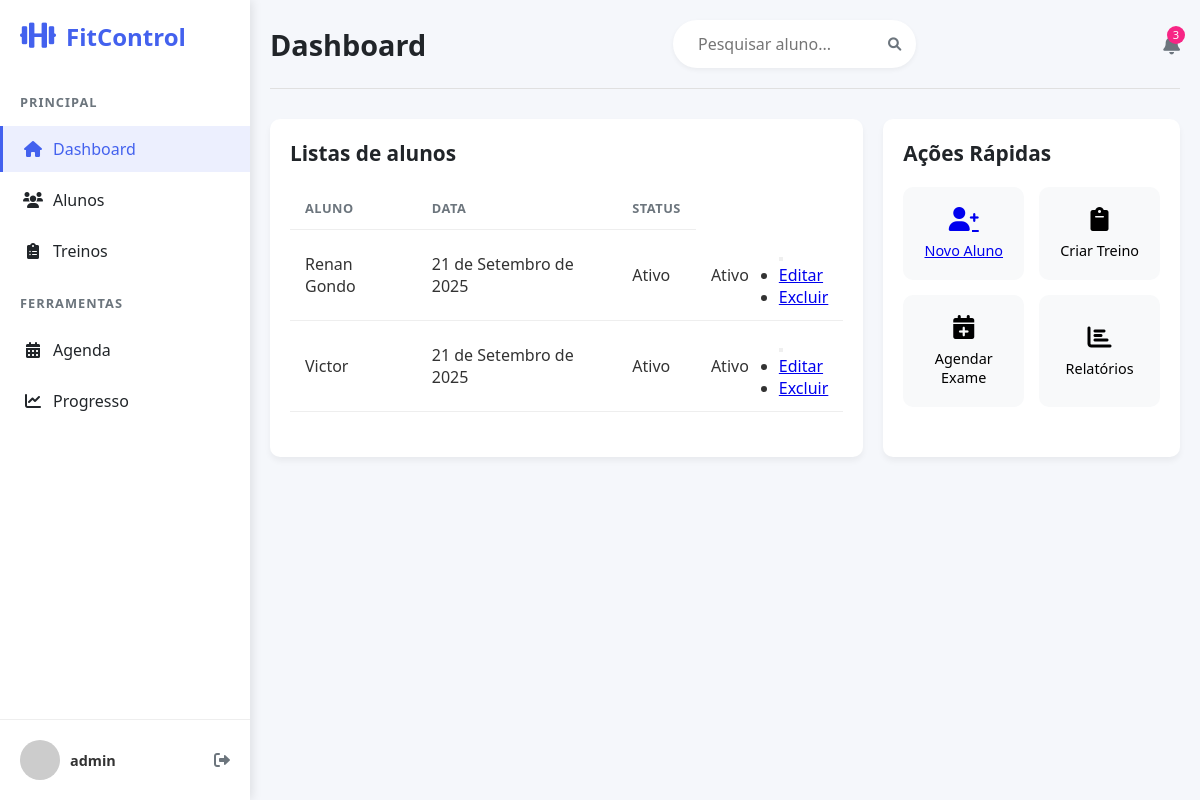
Screenshot of /listar/aluno/ (signed in) with the database file from the repository.
### usuarios/models.py (models this page shows, shortened)
class Aluno(models.Model):
    SEXO = [('Masculino', 'Masculino'), ('Feminino', 'Feminino'), ('Outro', 'Outro')]
    STATUS = [('Ativo', 'Ativo'),('Inativo', 'Inativo'),('Pendente', 'Pendente'),
]
    nome = models.CharField(max_length=120, verbose_name="Nome do Aluno")
    idade = models.IntegerField(verbose_name="Idade do Aluno")
    telefone = models.CharField(max_length=10, verbose_name="Telefone do Aluno")
    email = models.EmailField(verbose_name="Email do Aluno")
    objetivo = models.CharField(max_length=400, verbose_name="Objetivo do Aluno")
    data_criacao = models.DateField(default=timezone.now, verbose_name="Data de Criação")
    status = models.CharField(max_length=12,choices=STATUS,default='Pendente', null=True)
    login = models.CharField(max_length=20, verbose_name="Login do Aluno", null=True)
    senha = models.CharField(max_length=20, verbose_name="Senha do Aluno", null=True)
    cidade = models.ForeignKey(Cidade, on_delete=models.PROTECT, verbose_name="Cidade do Aluno")
    sexo = models.CharField(max_length=10, verbose_name="Sexo do Aluno", choices=SEXO, default='Outros')

### usuarios/views.py (the view)
# urls.py: path('listar/aluno/', AlunoList.as_view(), name='listar_alunos'),
class AlunoList(ListView):
    model = Aluno
    template_name = 'cadastros/listas/aluno.html'

### usuarios/templates/cadastros/listas/aluno.html (shortened to what this page needs)
{% extends 'paginas/modelo.html' %}
{% load static %}
{% block conteudo %}
       <div class="content-grid">
                <section class="recent-trainings">
                    <h2>Listas de alunos</h2>
                    <div class="table-container">
                        <table>
                                <tr>
                                    <th>Aluno</th>
                                    <th>Data</th>
                                    <th>Status</th>
                                </tr>
                             {% for aluno in object_list %}
        <tr>
            <td>{{ aluno.nome }}</td>
            <td>{{ aluno.data_criacao }}</td>
            <td>{{ aluno.status }}</td>
            <td>{{ aluno.status }}</td>
            <td>
                <div class="dropdown">
                    <button class="btn btn-outline-dark btn-sm dropdown-toggle" type="button" data-bs-toggle="dropdown" aria-expanded="false">
                    </button>
                    <ul class="dropdown-menu">
                        <li><a href="{% url 'editar_aluno' aluno.id %}"> Editar</a></li>
                        <li><a class="dropdown-item link-danger" href="{% url 'excluir_aluno' aluno.id %}"> Excluir</a></li>
                    </ul>
                </div>
            </td>
        </tr>
        {% empty %}
        <tr>
            <td colspan="4">Nenhum registro encontrado.</td>
        </tr>
        {% endfor %}
                        </table>
                    </div>
                </section>
                <section class="quick-actions">
                    <h2>Ações Rápidas</h2>
                    <div class="actions-grid">
                        <a class="action-card" href="{% url "cadastrar_aluno" %}">
                            <i class="fas fa-user-plus"></i>
                            <span>Novo Aluno</span>
                        </a>
                        <button class="action-card">
                            <i class="fas fa-clipboard"></i>
                            <span>Criar Treino</span>
                        </button>
                        <button class="action-card">
                            <i class="fas fa-calendar-plus"></i>
                            <span>Agendar Exame</span>
                        </button>
                        <button class="action-card">
                            <i class="fas fa-chart-bar"></i>
                            <span>Relatórios</span>
                        </button>
                    </div>
{% endblock %}

### paginas/templates/paginas/modelo.html (shortened to what this page needs)
{% load static %}
<!DOCTYPE html>
<html lang="pt-BR">
<head>
    <link rel="stylesheet" href="{% static 'css/main.css' %}">
    <link rel="stylesheet" href="{% static 'css/form_cadastro.css' %}">
    <link rel="stylesheet" href="{% static 'css/aluno_form.css' %}">
    <link rel="stylesheet" href="{% static 'css/lista.css' %}">
    <link rel="stylesheet" href="https://cdnjs.cloudflare.com/ajax/libs/font-awesome/6.0.0-beta3/css/all.min.css">
</head>
<body>
    <div class="container">
        {%block menu%}
        <aside class="sidebar">
            <div class="logo">
                <i class="fas fa-dumbbell"></i>
                <span>FitControl</span>
            </div>
            <nav class="menu">
                <div class="menu-section">
                    <h4>Principal</h4>
                    <ul>
                        <li class="active"><a href="#"><i class="fas fa-home"></i> Dashboard</a></li>
                        <li><a href="{% url "listar_alunos" %}"><i class="fas fa-users"></i> Alunos</a></li>
                        <li><a href="#"><i class="fas fa-clipboard-list"></i> Treinos</a></li>
                    </ul>
                </div>
                <div class="menu-section">
                    <h4>Ferramentas</h4>
                    <ul>
                        <li><a href="#"><i class="fas fa-calendar-alt"></i> Agenda</a></li>
                        <li><a href="#"><i class="fas fa-chart-line"></i> Progresso</a></li>
                    </ul>
                </div>
            </nav>
            <div class="user-profile">
                <img src="https://randomuser.me/api/portraits/men/32.jpg" alt="Personal Trainer">
                <div class="user-info">
                     <strong>{{ request.user }}</strong>
                </div>
                <button class="logout-btn"><i class="fas fa-sign-out-alt"></i></button>
            </div>
        </aside>
        {%endblock%}
        {% block procurar%}
        <main class="main-content">
            <header class="top-bar">
                {%block tituloprocurar%}
                <h1>Dashboard</h1>
                {%endblock%}
                <div class="search-bar">
                    <input type="text" placeholder="Pesquisar aluno...">
                    <button><i class="fas fa-search"></i></button>
                </div>
                <div class="notifications">
                    <button><i class="fas fa-bell"></i></button>
                    <span class="badge">3</span>
                </div>
            </header>
        {%endblock%}
        {%block conteudo%}{%endblock%}
    </div>
</body>
</html>

### static/css/main.css (style rules this page uses)
* { margin: 0; padding: 0; box-sizing: border-box; font-family: 'Segoe UI', Tahoma, Geneva, Verdana, sans-serif; }
body { background-color: #f5f5f5; color: #333; }
:root { --primary-color: #4361ee; --secondary-color: #3f37c9; --accent-color: #4895ef; --success-color: #4cc9f0; --danger-color: #f72585; --warning-color: #f8961e; --info-color: #43aa8b; --light-color: #f8f9fa; --dark-color: #212529; --gray-color: #6c757d; --sidebar-width: 250px; }
.container { display: flex; min-height: 100vh; }
.sidebar { width: var(--sidebar-width); background-color: #fff; box-shadow: 2px 0 10px rgba(0, 0, 0, 0.1); display: flex; flex-direction: column; z-index: 100; }
.logo { display: flex; align-items: center; padding: 20px; font-size: 1.5rem; font-weight: bold; color: var(--primary-color); }
.logo i { margin-right: 10px; font-size: 1.8rem; }
.menu { flex: 1; padding: 20px 0; overflow-y: auto; }
.menu-section { margin-bottom: 20px; }
.menu-section h4 { padding: 0 20px 10px; color: var(--gray-color); font-size: 0.8rem; text-transform: uppercase; letter-spacing: 1px; }
.menu ul { list-style: none; }
.menu li { margin: 5px 0; }
.menu li a { display: flex; align-items: center; padding: 12px 20px; color: var(--dark-color); text-decoration: none; transition: all 0.3s; border-left: 3px solid transparent; }
.menu li a i { margin-right: 10px; width: 20px; text-align: center; }
.menu li.active a { background-color: rgba(67, 97, 238, 0.1); color: var(--primary-color); border-left: 3px solid var(--primary-color); }
.user-profile { display: flex; align-items: center; padding: 20px; border-top: 1px solid #eee; position: relative; }
.user-profile img { width: 40px; height: 40px; border-radius: 50%; object-fit: cover; margin-right: 10px; }
.user-info { flex: 1; }
.user-info strong { display: block; font-size: 0.9rem; }
.logout-btn { background: none; border: none; color: var(--gray-color); cursor: pointer; font-size: 1rem; transition: color 0.3s; }
.main-content { flex: 1; padding: 20px; overflow-y: auto; background-color: #f5f7fb; }
.top-bar { display: flex; justify-content: space-between; align-items: center; margin-bottom: 30px; padding-bottom: 20px; border-bottom: 1px solid #e0e0e0; }
.top-bar h1 { font-size: 1.8rem; color: var(--dark-color); }
.search-bar { display: flex; align-items: center; background-color: #fff; border-radius: 30px; padding: 8px 15px; box-shadow: 0 2px 5px rgba(0, 0, 0, 0.05); }
.search-bar input { border: none; outline: none; padding: 5px 10px; width: 200px; }
.search-bar button { background: none; border: none; color: var(--gray-color); cursor: pointer; }
.notifications { position: relative; }
.notifications button { background: none; border: none; color: var(--gray-color); font-size: 1.2rem; cursor: pointer; }
.notifications .badge { position: absolute; top: -5px; right: -5px; background-color: var(--danger-color); color: white; border-radius: 50%; width: 18px; height: 18px; display: flex; align-items: center; justify-content: center; font-size: 0.7rem; }
.content-grid { display: grid; grid-template-columns: 2fr 1fr; gap: 20px; }
.recent-trainings, .quick-actions { background-color: #fff; border-radius: 10px; padding: 20px; box-shadow: 0 4px 6px rgba(0, 0, 0, 0.05); }
.recent-trainings h2, .quick-actions h2 { margin-bottom: 20px; font-size: 1.3rem; color: var(--dark-color); }
.table-container { overflow-x: auto; }
table { width: 100%; border-collapse: collapse; }
table th, table td { padding: 12px 15px; text-align: left; border-bottom: 1px solid #eee; }
table th { font-weight: 600; color: var(--gray-color); font-size: 0.8rem; text-transform: uppercase; letter-spacing: 0.5px; }
.actions-grid { display: grid; grid-template-columns: repeat(2, 1fr); gap: 15px; margin-bottom: 30px; }
.action-card { background-color: #f8f9fa; border: none; border-radius: 10px; padding: 20px; display: flex; flex-direction: column; align-items: center; justify-content: center; cursor: pointer; transition: all 0.3s; }
.action-card i { font-size: 1.5rem; margin-bottom: 10px; }
.action-card span { font-size: 0.9rem; font-weight: 500; }

### static/css/aluno_form.css (style rules this page uses)
body { font-family: 'Segoe UI', Tahoma, Geneva, Verdana, sans-serif; background-color: #f5f7fb; margin: 0; padding: 0; color: #333; }
input, select, textarea { width: 100%; padding: 12px 15px; border: 1px solid #ddd; border-radius: 6px; font-size: 1rem; transition: border-color 0.3s; }

### rows the page displays
Aluno: nome "Renan Gondo", data_criacao "21 de Setembro de 2025", status "Ativo"
Aluno: nome "Victor", data_criacao "21 de Setembro de 2025", status "Ativo"

### other values shown
{{ request.user }} "admin"
